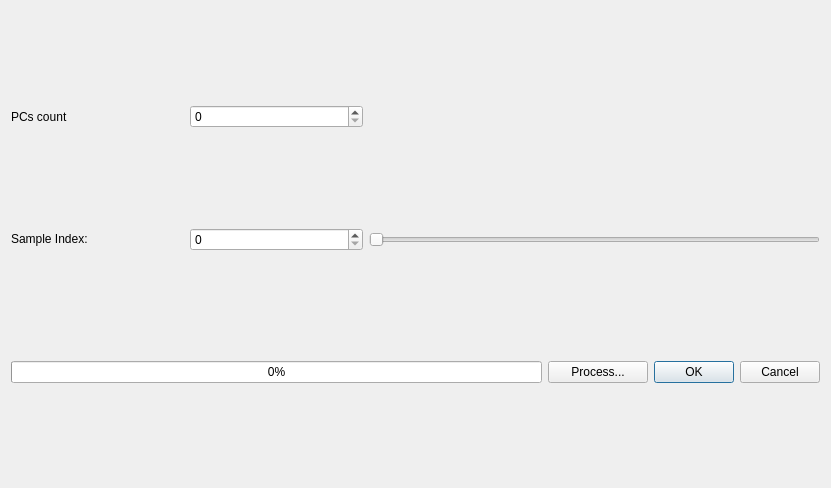
<?xml version="1.0" encoding="UTF-8"?>
<ui version="4.0">
 <class>Dialog</class>
 <widget class="QDialog" name="Dialog">
  <property name="geometry">
   <rect>
    <x>0</x>
    <y>0</y>
    <width>831</width>
    <height>488</height>
   </rect>
  </property>
  <property name="minimumSize">
   <size>
    <width>831</width>
    <height>167</height>
   </size>
  </property>
  <property name="maximumSize">
   <size>
    <width>831</width>
    <height>488</height>
   </size>
  </property>
  <property name="windowTitle">
   <string>Dialog</string>
  </property>
  <layout class="QGridLayout" name="gridLayout_2">
   <item row="0" column="0">
    <layout class="QGridLayout" name="gridLayout">
     <item row="4" column="0" colspan="3">
      <widget class="QProgressBar" name="progressBar">
       <property name="value">
        <number>0</number>
       </property>
      </widget>
     </item>
     <item row="4" column="3">
      <widget class="QPushButton" name="button_process">
       <property name="maximumSize">
        <size>
         <width>100</width>
         <height>16777215</height>
        </size>
       </property>
       <property name="text">
        <string>Process...</string>
       </property>
      </widget>
     </item>
     <item row="4" column="4">
      <widget class="QDialogButtonBox" name="buttonBox">
       <property name="sizePolicy">
        <sizepolicy hsizetype="Fixed" vsizetype="Fixed">
         <horstretch>0</horstretch>
         <verstretch>0</verstretch>
        </sizepolicy>
       </property>
       <property name="standardButtons">
        <set>QDialogButtonBox::Cancel|QDialogButtonBox::Ok</set>
       </property>
      </widget>
     </item>
     <item row="3" column="0" colspan="5">
      <layout class="QHBoxLayout" name="graphsContainerLayout">
       <property name="topMargin">
        <number>10</number>
       </property>
      </layout>
     </item>
     <item row="2" column="0">
      <widget class="QLabel" name="label_4">
       <property name="maximumSize">
        <size>
         <width>16777215</width>
         <height>22</height>
        </size>
       </property>
       <property name="text">
        <string>Sample Index:</string>
       </property>
      </widget>
     </item>
     <item row="2" column="1">
      <widget class="QSpinBox" name="spinbox_sampleIndex"/>
     </item>
     <item row="2" column="2" colspan="3">
      <widget class="QSlider" name="horizontalSlider_sampleIndex">
       <property name="orientation">
        <enum>Qt::Horizontal</enum>
       </property>
      </widget>
     </item>
     <item row="0" column="0">
      <widget class="QLabel" name="label">
       <property name="text">
        <string>PCs count</string>
       </property>
      </widget>
     </item>
     <item row="0" column="1">
      <widget class="QDoubleSpinBox" name="spinbox_pcs_nb">
       <property name="decimals">
        <number>0</number>
       </property>
       <property name="maximum">
        <double>1000000.000000000000000</double>
       </property>
       <property name="singleStep">
        <double>1.000000000000000</double>
       </property>
       <property name="value">
        <double>0.000000000000000</double>
       </property>
      </widget>
     </item>
    </layout>
   </item>
  </layout>
 </widget>
 <resources/>
 <connections>
  <connection>
   <sender>buttonBox</sender>
   <signal>accepted()</signal>
   <receiver>Dialog</receiver>
   <slot>accept()</slot>
   <hints>
    <hint type="sourcelabel">
     <x>255</x>
     <y>117</y>
    </hint>
    <hint type="destinationlabel">
     <x>255</x>
     <y>71</y>
    </hint>
   </hints>
  </connection>
  <connection>
   <sender>buttonBox</sender>
   <signal>rejected()</signal>
   <receiver>Dialog</receiver>
   <slot>reject()</slot>
   <hints>
    <hint type="sourcelabel">
     <x>255</x>
     <y>117</y>
    </hint>
    <hint type="destinationlabel">
     <x>255</x>
     <y>71</y>
    </hint>
   </hints>
  </connection>
 </connections>
</ui>
